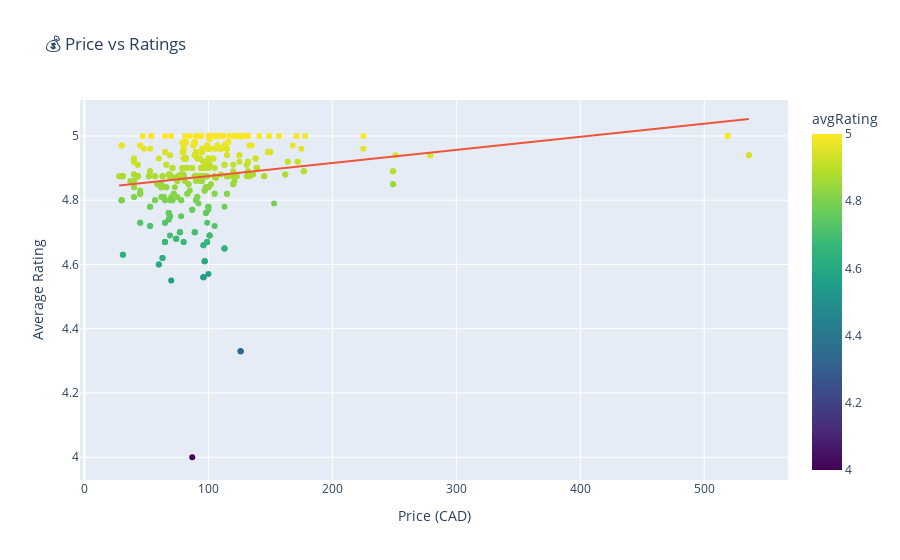

Source (notebook cell):
### Markdown cell above
## 💰 What Price Range Leads to High Ratings?  
Analyzing the relationship between **price and rating** helps identify the optimal price range for **maximum bookings & revenue**.

### Code cell
# Convert price to numeric
# Extract numeric price for analysis
pbp["numeric_price"] = pbp["price"].str.replace(r"[^\d.]", "", regex=True).astype(float)

# Create scatter plot with improved hover info
fig = px.scatter(
    pbp, 
    x="numeric_price", 
    y="avgRating", 
    title="💰 Price vs Ratings",
    trendline="ols",
    color="avgRating", 
    color_continuous_scale="Viridis",
    hover_data={"price": True, "title": True, "city": True, "numeric_price": False}  # Hide numeric_price
)

fig.update_layout(xaxis_title="Price (CAD)", yaxis_title="Average Rating")
fig.show()

### Figure 1 — Plotly figure (JSON) as saved in the notebook; plotly's stock layout.template omitted (floating-point values rounded to 4 significant figures; data arrays with more than 128 entries replaced by an {"elided": "..."} marker saying what was removed)
{"data": [{"customdata": {"elided": "500x3 str values"}, "hovertemplate": "avgRating=%{marker.color}<br>price=%{customdata[0]}<br>title=%{customdata[1]}<br>city=%{customdata[2]}<extra></extra>", "legendgroup": "", "marker": {"color": {"elided": "500 float values"}, "coloraxis": "coloraxis", "symbol": "circle"}, "mode": "markers", "name": "", "orientation": "v", "showlegend": false, "type": "scatter", "x": {"elided": "500 int values"}, "xaxis": "x", "y": {"elided": "500 float values"}, "yaxis": "y"}, {"hovertemplate": "<b>OLS trendline</b><br>avgRating = 0.000407111 * numeric_price + 4.83452<br>R<sup>2</sup>=0.037851<br><br>avgRating=%{y} <b>(trend)</b><extra></extra>", "legendgroup": "", "marker": {"symbol": "circle"}, "mode": "lines", "name": "", "showlegend": false, "type": "scatter", "x": {"elided": "500 int values"}, "xaxis": "x", "y": {"elided": "500 float values"}, "yaxis": "y"}], "layout": {"coloraxis": {"colorbar": {"title": {"text": "avgRating"}}, "colorscale": [[0, "#440154"], [0.1111, "#482878"], [0.2222, "#3e4989"], [0.3333, "#31688e"], [0.4444, "#26828e"], [0.5556, "#1f9e89"], [0.6667, "#35b779"], [0.7778, "#6ece58"], [0.8889, "#b5de2b"], [1, "#fde725"]]}, "legend": {"tracegroupgap": 0}, "title": {"text": "💰 Price vs Ratings"}, "xaxis": {"anchor": "y", "domain": [0, 1], "title": {"text": "Price (CAD)"}}, "yaxis": {"anchor": "x", "domain": [0, 1], "title": {"text": "Average Rating"}}}}
